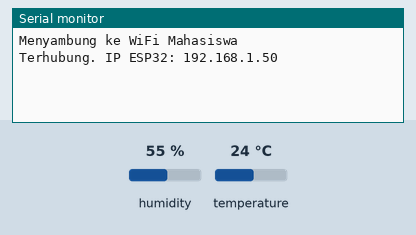
This sketch was run on a simulated ESP32. On the bench: the last lines printed to the serial monitor. The test bench sets the inputs (shaded band); at power-on: humidity 55 %, temperature 24 °C. WiFi joins after 1.5 s; servers stay silent unless stated; uploads are accepted with an empty reply.

Above: at 3.7 s.
3.8 s: humidity set to 22 %
At 6.7 s:
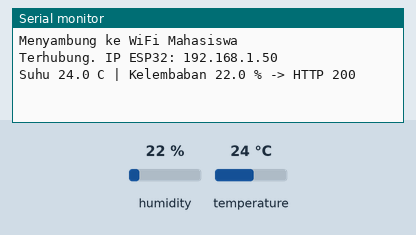
11.7 s: temperature set to 12 °C
At 16.0 s:
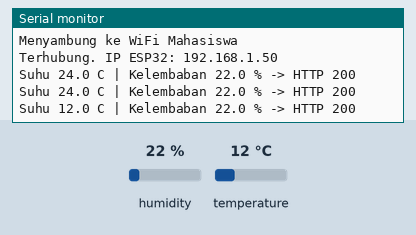
18.3 s: humidity set to 40 %
At 21.2 s:
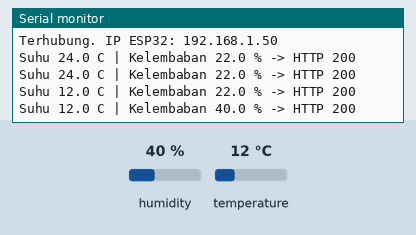

The sketch:

proyek.ino
```cpp
#include <WiFi.h>
#include <HTTPClient.h>
#include <DHT.h>
#include <ArduinoJson.h>

// ====== ISI SESUAI KONDISIMU ======
const char* WIFI_SSID = "Mahasiswa";
const char* WIFI_PASS = "@Polindra2026";
const char* SERVER_URL = "http://10.0.166.222:8000/api/sensor";
const char* API_TOKEN = "5b20eea1b9fdcb6080f88d5b2659a814";
const char* KODE_PERANGKAT = "ESP-001";

#define DHT_PIN 4
#define DHT_TYPE DHT11   // Ubah ke DHT22 jika memakai sensor DHT22
const unsigned long INTERVAL_MS = 5000;
// ==================================

DHT dht(DHT_PIN, DHT_TYPE);
unsigned long waktuTerakhirKirim = 0;

void sambungWiFi() {
  if (WiFi.status() == WL_CONNECTED) return;

  WiFi.mode(WIFI_STA);
  WiFi.disconnect(true);
  delay(500);

  Serial.print("Menyambung ke WiFi ");
  Serial.println(WIFI_SSID);
  WiFi.begin(WIFI_SSID, WIFI_PASS);

  unsigned long mulai = millis();
  while (WiFi.status() != WL_CONNECTED) {
    if (millis() - mulai > 15000) {
      Serial.println("Belum tersambung, reset koneksi WiFi...");
      WiFi.disconnect(true);
      WiFi.mode(WIFI_OFF);
      delay(1000);
      WiFi.mode(WIFI_STA);
      delay(500);
      WiFi.begin(WIFI_SSID, WIFI_PASS);
      mulai = millis();
    }
    delay(500);
  }

  Serial.print("Terhubung. IP ESP32: ");
  Serial.println(WiFi.localIP());
}

void setup() {
  Serial.begin(115200);
  delay(500);
  dht.begin();
  sambungWiFi();
}

void loop() {
  sambungWiFi();

  if (millis() - waktuTerakhirKirim < INTERVAL_MS) {
    delay(50);
    return;
  }
  waktuTerakhirKirim = millis();

  float kelembaban = dht.readHumidity();
  float suhu = dht.readTemperature();

  if (isnan(suhu) || isnan(kelembaban)) {
    Serial.println("Gagal membaca sensor DHT. Cek kabel, pin, dan jenis sensor (DHT11/DHT22).");
    delay(2000);
    return;
  }

  float suhuBulat = round(suhu * 10.0) / 10.0;
  float kelembabanBulat = round(kelembaban * 10.0) / 10.0;

  JsonDocument doc;
  doc["kode_perangkat"] = KODE_PERANGKAT;
  doc["suhu"] = suhuBulat;
  doc["kelembaban"] = kelembabanBulat;
  doc["heater"] = false;
  doc["kipas"] = false;

  String payload;
  serializeJson(doc, payload);

  WiFiClient client;
  HTTPClient http;

  if (!http.begin(client, SERVER_URL)) {
    Serial.println("Gagal mengirim: tidak bisa menginisialisasi HTTPClient");
    return;
  }

  http.setTimeout(10000);
  http.addHeader("Content-Type", "application/json");
  http.addHeader("X-IOT-TOKEN", API_TOKEN);

  int httpCode = http.POST(payload);

  if (httpCode > 0) {
    String respon = http.getString();
    Serial.printf("Suhu %.1f C | Kelembaban %.1f %% -> HTTP %d\n", suhuBulat, kelembabanBulat, httpCode);
    Serial.println(respon);
  } else {
    Serial.printf("Gagal mengirim: %s\n", http.errorToString(httpCode).c_str());
  }

  http.end();
}
```

Measured:
- after the input at 3.8 s, the serial monitor: prints a new line after 1.4 s (image 1)
- after the input at 11.7 s, the serial monitor: prints a new line after 3.6 s (image 2)
- after the input at 18.3 s, the serial monitor: prints a new line after 2.1 s (image 3)
